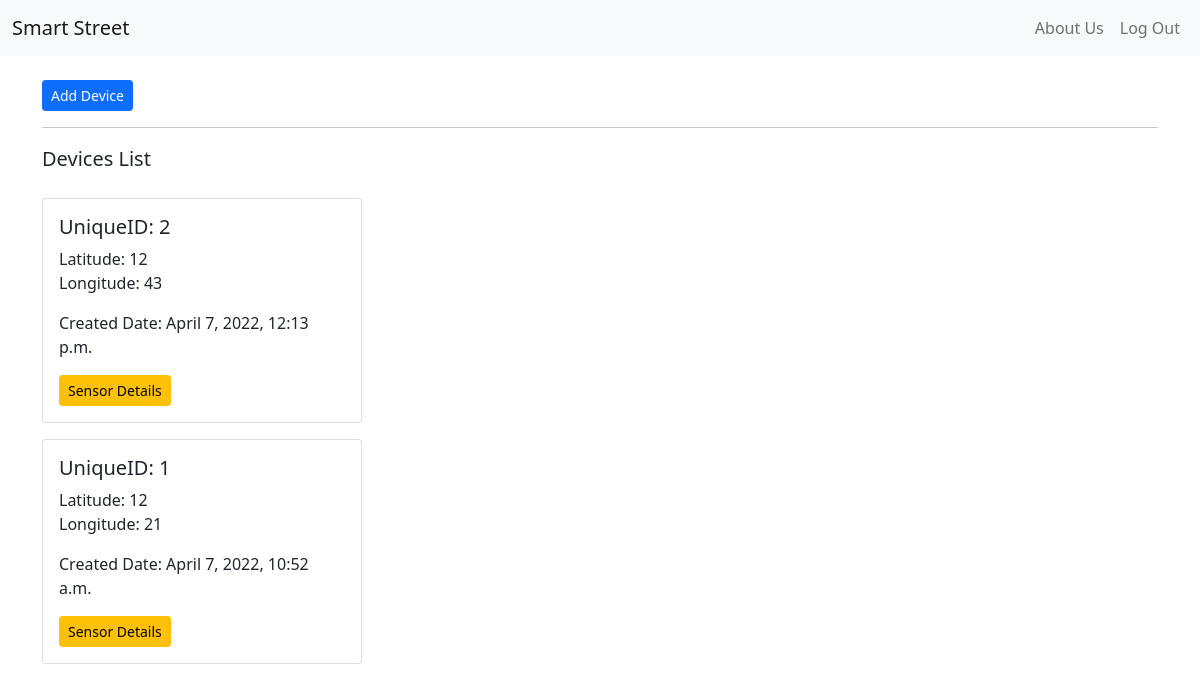
Page / (signed in) on the committed database.
### monitor/models.py (models this page shows, shortened)
class Device(models.Model):
    user = models.ForeignKey(User,on_delete=models.CASCADE)
    unique_id = models.PositiveIntegerField()
    lat = models.CharField(max_length=20)
    long = models.CharField(max_length=20)
    data = models.ManyToManyField('SensorValue')
    is_active = models.BooleanField(default=True)
    created_at = models.DateTimeField(auto_now_add=True)
    class Meta:
        ordering = ['-created_at']

### monitor/views.py (the view)
# urls.py: path("", views.index, name="index"),
def index(request):
    if request.user.is_authenticated:
        devices = Device.objects.filter(user=request.user)
        context = {"devices": devices}
        return render(request, "monitor/index.html", context)
    return render(request, "monitor/index_nouser.html")

### monitor/templates/monitor/index.html
{% extends 'base.html' %}
{% block content %}
<p><a class="mt-4 btn btn-primary btn-sm" href="{% url 'create-device' %}">Add Device</a></p>
<hr>
<p class="lead">Devices List</p>
<div class="row">
    {% for device in devices %}
    <div class="col-12 my-2">
        <div class="card" style="width: 20rem;">
            <div class="card-body">
                <h5 class="card-title">UniqueID: {{device.unique_id}}</h5>
                <p class="card-text">Latitude: {{device.lat}} <br>Longitude: {{device.long}}</p>
                <p class="card-text">Created Date: {{device.created_at}}</p>
                <a href="{% url 'device-detail' device.id %}" class="btn btn-warning btn-sm">Sensor Details</a>
            </div>
        </div>
    </div>
    {% empty %}
    <p>No Devices!!</p>
    {% endfor %}
</div>
{% endblock %}

### rows in the picture
Device: unique_id "2", lat "12", long "43", created_at "April 7, 2022, 12:13 p.m."
Device: unique_id "1", lat "12", long "21", created_at "April 7, 2022, 10:52 a.m."
